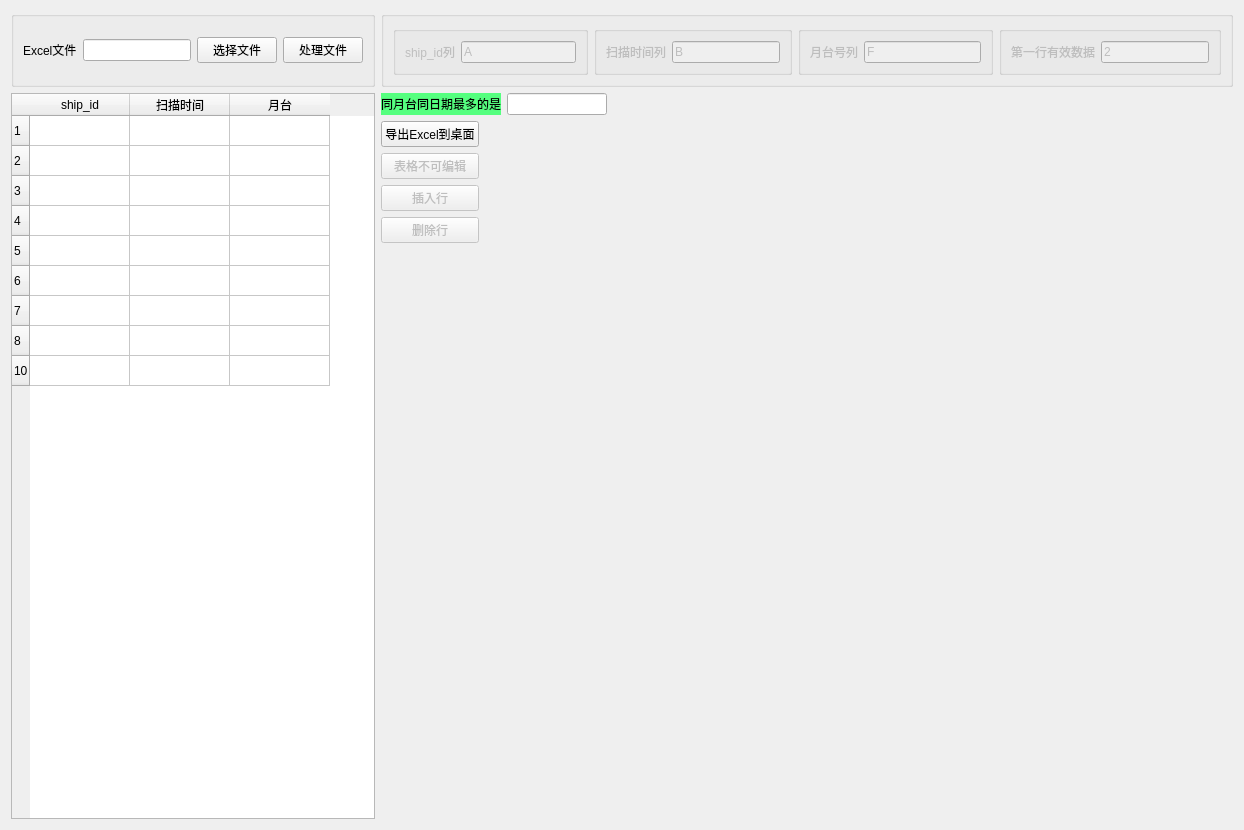
      <widget class="QWidget" name="Excel">
       <layout class="QGridLayout" name="gridLayout_24">
        <item row="0" column="0">
         <widget class="QGroupBox" name="groupBox">
          <property name="title">
           <string/>
          </property>
          <layout class="QGridLayout" name="gridLayout_3">
           <item row="0" column="0">
            <widget class="QLabel" name="label">
             <property name="text">
              <string>Excel文件</string>
             </property>
            </widget>
           </item>
           <item row="0" column="1">
            <widget class="QLineEdit" name="EFLineEdit"/>
           </item>
           <item row="0" column="2">
            <widget class="QPushButton" name="getfilePB">
             <property name="text">
              <string>选择文件</string>
             </property>
            </widget>
           </item>
           <item row="0" column="3">
            <widget class="QPushButton" name="handlePB">
             <property name="text">
              <string>处理文件</string>
             </property>
            </widget>
           </item>
          </layout>
         </widget>
        </item>
        <item row="0" column="1" colspan="4">
         <widget class="QGroupBox" name="groupBox_5">
          <property name="enabled">
           <bool>false</bool>
          </property>
          <property name="title">
           <string/>
          </property>
          <layout class="QGridLayout" name="gridLayout_15">
           <item row="0" column="0">
            <widget class="QGroupBox" name="groupBox_2">
             <property name="title">
              <string/>
             </property>
             <layout class="QGridLayout" name="gridLayout_7">
              <item row="0" column="0">
               <widget class="QLabel" name="label_4">
                <property name="text">
                 <string>ship_id列</string>
                </property>
               </widget>
              </item>
              <item row="0" column="1">
               <widget class="QLineEdit" name="lineEdit_2">
                <property name="text">
                 <string>A</string>
                </property>
               </widget>
              </item>
             </layout>
            </widget>
           </item>
           <item row="0" column="1">
            <widget class="QGroupBox" name="groupBox_3">
             <property name="title">
              <string/>
             </property>
             <layout class="QGridLayout" name="gridLayout_8">
              <item row="0" column="0">
               <widget class="QLabel" name="label_5">
                <property name="text">
                 <string>扫描时间列</string>
                </property>
               </widget>
              </item>
              <item row="0" column="1">
               <widget class="QLineEdit" name="lineEdit_3">
                <property name="text">
                 <string>B</string>
                </property>
               </widget>
              </item>
             </layout>
            </widget>
           </item>
           <item row="0" column="2">
            <widget class="QGroupBox" name="groupBox_4">
             <property name="title">
              <string/>
             </property>
             <layout class="QGridLayout" name="gridLayout_13">
              <item row="0" column="1">
               <widget class="QLineEdit" name="lineEdit_4">
                <property name="text">
                 <string>F</string>
                </property>
               </widget>
              </item>
              <item row="0" column="0">
               <widget class="QLabel" name="label_6">
                <property name="text">
                 <string>月台号列</string>
                </property>
               </widget>
              </item>
             </layout>
            </widget>
           </item>
           <item row="0" column="3">
            <widget class="QGroupBox" name="groupBox_20">
             <property name="title">
              <string/>
             </property>
             <layout class="QGridLayout" name="gridLayout_14">
              <item row="0" column="1">
               <widget class="QLineEdit" name="lineEdit_8">
                <property name="text">
                 <string>2</string>
                </property>
               </widget>
              </item>
              <item row="0" column="0">
               <widget class="QLabel" name="label_12">
                <property name="text">
                 <string>第一行有效数据</string>
                </property>
               </widget>
              </item>
             </layout>
            </widget>
           </item>
          </layout>
         </widget>
        </item>
        <item row="1" column="0" rowspan="6">
         <widget class="QTableWidget" name="excelTW">
          <property name="minimumSize">
           <size>
            <width>340</width>
            <height>0</height>
           </size>
          </property>
          <row>
           <property name="text">
            <string>1</string>
           </property>
          </row>
          <row>
           <property name="text">
            <string>2</string>
           </property>
          </row>
          <row>
           <property name="text">
            <string>3</string>
           </property>
          </row>
          <row>
           <property name="text">
            <string>4</string>
           </property>
          </row>
          <row>
           <property name="text">
            <string>5</string>
           </property>
          </row>
          <row>
           <property name="text">
            <string>6</string>
           </property>
          </row>
          <row>
           <property name="text">
            <string>7</string>
           </property>
          </row>
          <row>
           <property name="text">
            <string>8</string>
           </property>
          </row>
          <row>
           <property name="text">
            <string>10</string>
           </property>
          </row>
          <column>
           <property name="text">
            <string>ship_id</string>
           </property>
          </column>
          <column>
           <property name="text">
            <string>扫描时间</string>
           </property>
          </column>
          <column>
           <property name="text">
            <string>月台</string>
           </property>
          </column>
          <item row="0" column="1">
           <property name="text">
            <string/>
           </property>
          </item>
         </widget>
        </item>
        <item row="1" column="1" colspan="2">
         <widget class="QLabel" name="label_23">
          <property name="styleSheet">
           <string notr="true">background-color: rgb(85, 255, 127);</string>
          </property>
          <property name="text">
           <string>同月台同日期最多的是</string>
          </property>
         </widget>
        </item>
        <item row="1" column="3">
         <widget class="QLineEdit" name="sameYTLE">
          <property name="maximumSize">
           <size>
            <width>100</width>
            <height>16777215</height>
           </size>
          </property>
         </widget>
        </item>
        <item row="1" column="4">
         <spacer name="horizontalSpacer">
          <property name="orientation">
           <enum>Qt::Horizontal</enum>
          </property>
          <property name="sizeHint" stdset="0">
           <size>
            <width>588</width>
            <height>20</height>
           </size>
          </property>
         </spacer>
        </item>
        <item row="2" column="1">
         <widget class="QPushButton" name="exportExcelPB">
          <property name="text">
           <string>导出Excel到桌面</string>
          </property>
         </widget>
        </item>
        <item row="2" column="2" colspan="3">
         <spacer name="horizontalSpacer_5">
          <property name="orientation">
           <enum>Qt::Horizontal</enum>
          </property>
          <property name="sizeHint" stdset="0">
           <size>
            <width>745</width>
            <height>17</height>
           </size>
          </property>
         </spacer>
        </item>
        <item row="3" column="1">
         <widget class="QPushButton" name="excelTableEditablePB">
          <property name="enabled">
           <bool>false</bool>
          </property>
          <property name="text">
           <string>表格不可编辑</string>
          </property>
         </widget>
        </item>
        <item row="4" column="1">
         <widget class="QPushButton" name="insertRowPB">
          <property name="enabled">
           <bool>false</bool>
          </property>
          <property name="text">
           <string>插入行</string>
          </property>
         </widget>
        </item>
        <item row="5" column="1">
         <widget class="QPushButton" name="deleteRowPB">
          <property name="enabled">
           <bool>false</bool>
          </property>
          <property name="text">
           <string>删除行</string>
          </property>
         </widget>
        </item>
        <item row="6" column="1">
         <spacer name="verticalSpacer">
          <property name="orientation">
           <enum>Qt::Vertical</enum>
          </property>
          <property name="sizeHint" stdset="0">
           <size>
            <width>20</width>
            <height>570</height>
           </size>
          </property>
         </spacer>
        </item>
       </layout>
      </widget>
